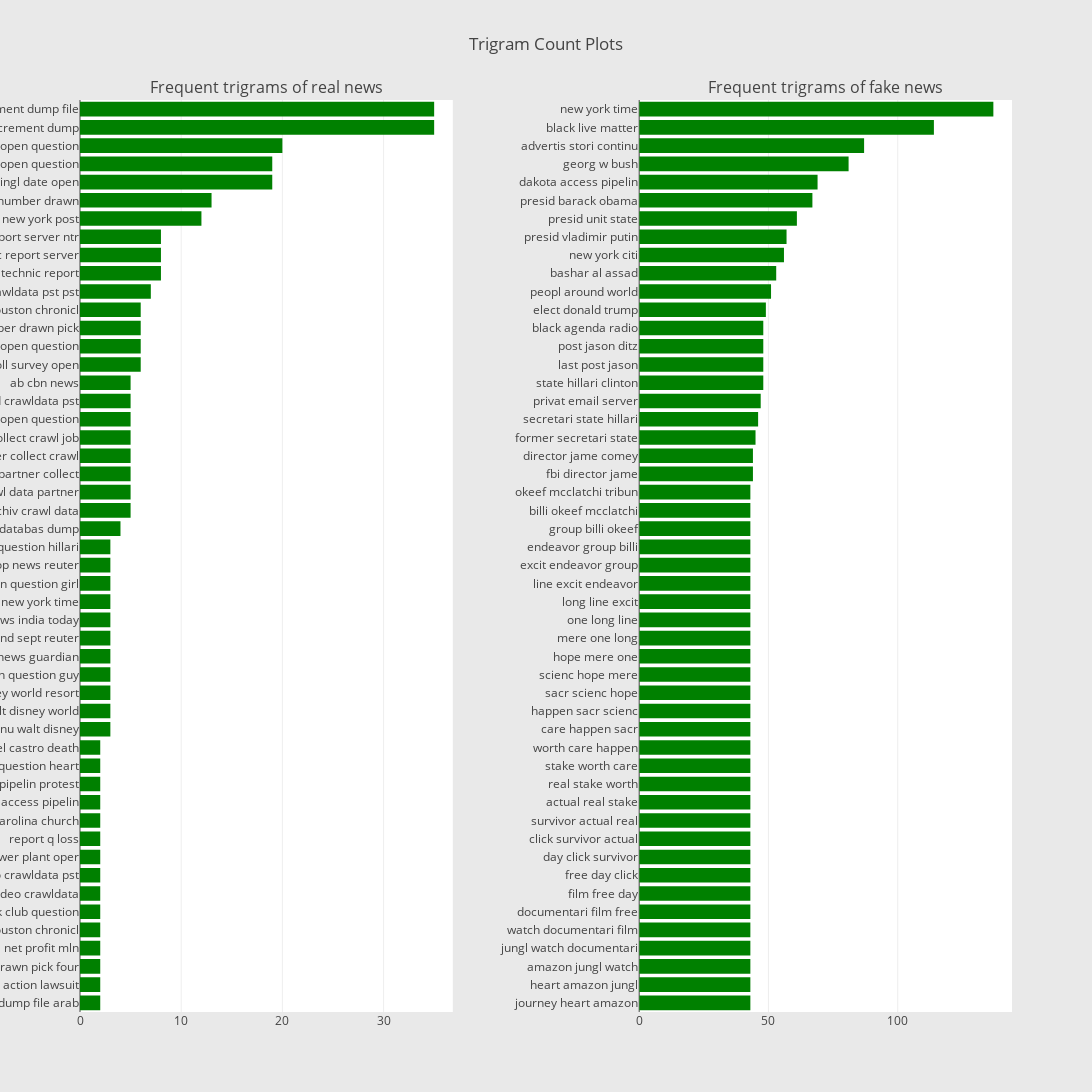

Notebook code cell kept with this figure:
### Markdown cell above
**Observations:**

* We can see fake news are targating specific people, country, race or age.

**Now let's usl look at the trigram plots as well.**

### Code cell
freq_dict = defaultdict(int)
for sent in df_real["text"]:
    for word in generate_ngrams(sent,3):
        freq_dict[word] += 1
fd_sorted = pd.DataFrame(sorted(freq_dict.items(), key=lambda x: x[1])[::-1])
fd_sorted.columns = ["word", "wordcount"]
trace0 = horizontal_bar_chart(fd_sorted.head(50), 'green')


freq_dict = defaultdict(int)
for sent in df_fake["text"]:
    for word in generate_ngrams(sent,3):
        freq_dict[word] += 1
fd_sorted = pd.DataFrame(sorted(freq_dict.items(), key=lambda x: x[1])[::-1])
fd_sorted.columns = ["word", "wordcount"]
trace1 = horizontal_bar_chart(fd_sorted.head(50), 'green')

# Creating two subplots
fig = tools.make_subplots(rows=1, cols=2, vertical_spacing=0.04, horizontal_spacing=0.2,
                          subplot_titles=["Frequent trigrams of real news", 
                                          "Frequent trigrams of fake news"])
fig.append_trace(trace0, 1, 1)
fig.append_trace(trace1, 1, 2)
fig['layout'].update(height=1200, width=1200, paper_bgcolor='rgb(233,233,233)', title="Trigram Count Plots")
py.iplot(fig, filename='word-plots')

### Figure 1 — Plotly figure (JSON) as saved in the notebook; plotly's stock layout.template omitted (floating-point values rounded to 4 significant figures)
{"data": [{"marker": {"color": "green"}, "orientation": "h", "showlegend": false, "type": "bar", "uid": "a763b948-e212-4021-aee5-e6c9ab0479c6", "x": [2, 2, 2, 2, 2, 2, 2, 2, 2, 2, 2, 2, 2, 2, 2, 3, 3, 3, 3, 3, 3, 3, 3, 3, 3, 3, 4, 5, 5, 5, 5, 5, 5, 5, 5, 6, 6, 6, 6, 7, 8, 8, 8, 12, 13, 19, 19, 20, 35, 35], "xaxis": "x", "y": ["dump file arab", "class action lawsuit", "drawn pick four", "net profit mln", "sum houston chronicl", "book club question", "youtub video crawldata", "video crawldata pst", "power plant oper", "report q loss", "south carolina church", "dakota access pipelin", "access pipelin protest", "open question heart", "fidel castro death", "menu walt disney", "walt disney world", "disney world resort", "open question guy", "world news guardian", "end sept reuter", "news india today", "new york time", "open question girl", "top news reuter", "open question hillari", "wikimedia databas dump", "archiv crawl data", "crawl data partner", "data partner collect", "partner collect crawl", "collect crawl job", "mathemat open question", "webwid crawldata pst", "ab cbn news", "poll survey open", "survey open question", "number drawn pick", "game houston chronicl", "crawldata pst pst", "nasa technic report", "technic report server", "report server ntr", "new york post", "win number drawn", "singl date open", "date open question", "polit open question", "wikimedia increment dump", "increment dump file"], "yaxis": "y"}, {"marker": {"color": "green"}, "orientation": "h", "showlegend": false, "type": "bar", "uid": "5fdd7936-d555-43c7-8b99-6029092faebd", "x": [43, 43, 43, 43, 43, 43, 43, 43, 43, 43, 43, 43, 43, 43, 43, 43, 43, 43, 43, 43, 43, 43, 43, 43, 43, 43, 43, 43, 43, 44, 44, 45, 46, 47, 48, 48, 48, 48, 49, 51, 53, 56, 57, 61, 67, 69, 81, 87, 114, 137], "xaxis": "x2", "y": ["journey heart amazon", "heart amazon jungl", "amazon jungl watch", "jungl watch documentari", "watch documentari film", "documentari film free", "film free day", "free day click", "day click survivor", "click survivor actual", "survivor actual real", "actual real stake", "real stake worth", "stake worth care", "worth care happen", "care happen sacr", "happen sacr scienc", "sacr scienc hope", "scienc hope mere", "hope mere one", "mere one long", "one long line", "long line excit", "line excit endeavor", "excit endeavor group", "endeavor group billi", "group billi okeef", "billi okeef mcclatchi", "okeef mcclatchi tribun", "fbi director jame", "director jame comey", "former secretari state", "secretari state hillari", "privat email server", "state hillari clinton", "last post jason", "post jason ditz", "black agenda radio", "elect donald trump", "peopl around world", "bashar al assad", "new york citi", "presid vladimir putin", "presid unit state", "presid barack obama", "dakota access pipelin", "georg w bush", "advertis stori continu", "black live matter", "new york time"], "yaxis": "y2"}], "layout": {"annotations": [{"font": {"size": 16}, "showarrow": false, "text": "Frequent trigrams of real news", "x": 0.2, "xanchor": "center", "xref": "paper", "y": 1, "yanchor": "bottom", "yref": "paper"}, {"font": {"size": 16}, "showarrow": false, "text": "Frequent trigrams of fake news", "x": 0.8, "xanchor": "center", "xref": "paper", "y": 1, "yanchor": "bottom", "yref": "paper"}], "height": 1200, "paper_bgcolor": "rgb(233,233,233)", "title": "Trigram Count Plots", "width": 1200, "xaxis": {"anchor": "y", "domain": [0, 0.4]}, "xaxis2": {"anchor": "y2", "domain": [0.6, 1]}, "yaxis": {"anchor": "x", "domain": [0, 1]}, "yaxis2": {"anchor": "x2", "domain": [0, 1]}}}
